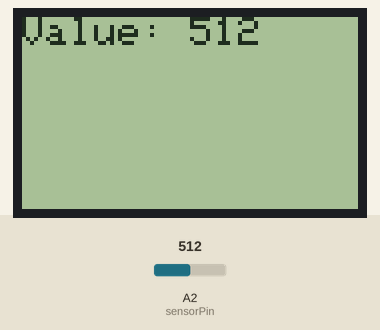
Recording of a sketch running on a simulated Arduino Uno, built with avr-gcc and run on an emulated ATmega328P. Parts: 84×48 one-colour display. Inputs (shaded band) come from the test bench; at power-on: A2 (sensorPin) = 512.

Above: at 1.2 s.
1.3 s: A2 (sensorPin) set to 716
At 1.9 s:
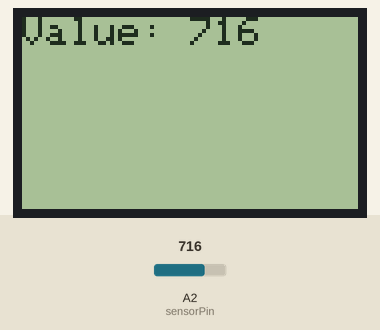
2.9 s: A2 (sensorPin) set to 900
At 3.6 s:
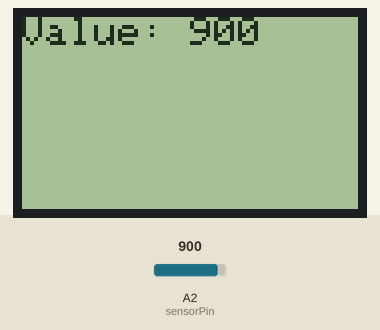
4.4 s: A2 (sensorPin) set to 1023
At 5.8 s:
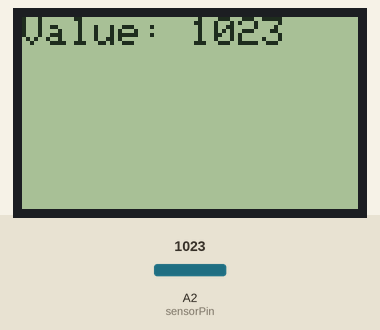
Timing chart, 0 to 7.4 s (numbered marks = the images above; inputs shaded):
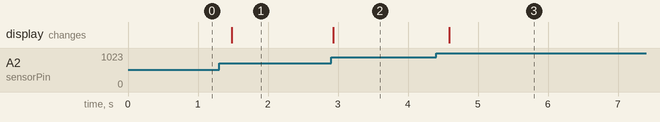

The sketch:

minimal.ino
```cpp
#include <PCD8544.h>


/*

               |1--  --8| -- VCC
          rst  |2      7|  clk
     pot-> A2  |3      6|  din
       GND--   |4------5|  dc


  LCD - CE -->gnd
  LCD - VCC--> VCC
  LCD - GND --> GND

  VCC GND voltage is 3V.

*/


static const byte sensorPin = A2;


// The dimensions of the LCD (in pixels)...
static const byte LCD_WIDTH = 84;
static const byte LCD_HEIGHT = 48;


static PCD8544 lcd (2,1,0,3,6); // goes to (clk, din, dc, rst, ce) of the LCD. Used non-existent output pin 6 for CE.
// Digital IO pin numbers are different from physical pin numbers.   See README.md
// it is possible to save one attiny  pin by connecting  CE of LCD to ground. It leaves ping 4 and 5 for other purpose. Check if pin 5 can be used. It is RESET pin


void setup() {
  lcd.begin(LCD_WIDTH, LCD_HEIGHT);

}


void loop() {


  int v = analogRead(sensorPin);
  lcd.setCursor(0, 0);
  lcd.print("Value: ");
  lcd.print(v);
  lcd.print(" ");
  delay(200);
}
```

Measured:
- after the input at 1.3 s, the display: changes after 0.18 s (image 1)
- after the input at 2.9 s, the display: changes at once (image 2)
- after the input at 4.4 s, the display: changes after 0.19 s (image 3)
